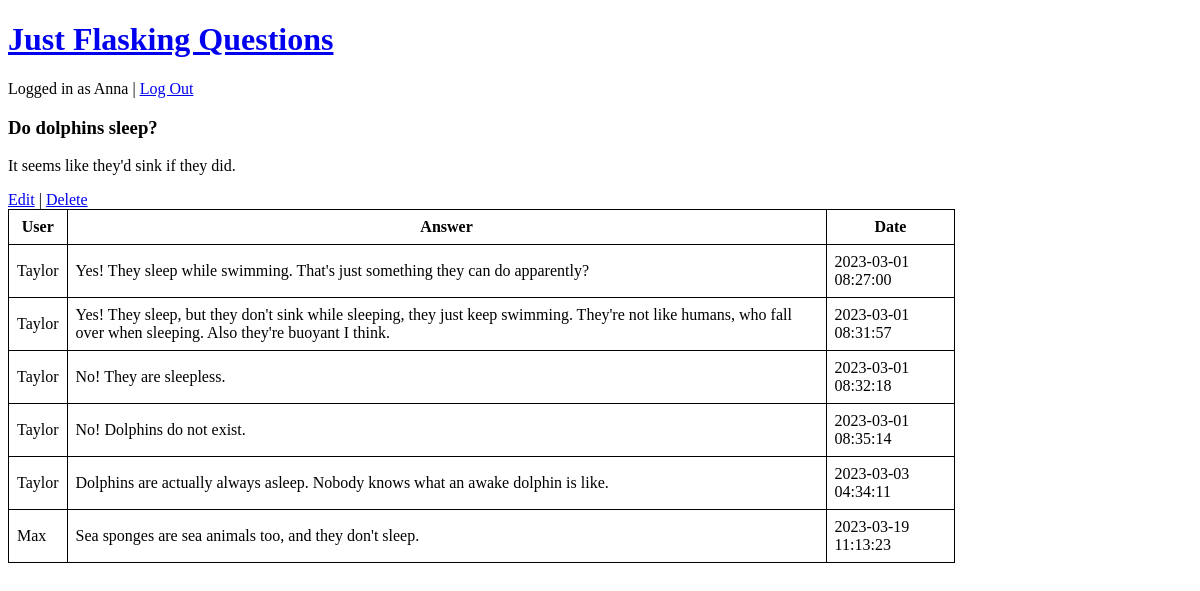
The app's page /questions/1 (signed in), older data.
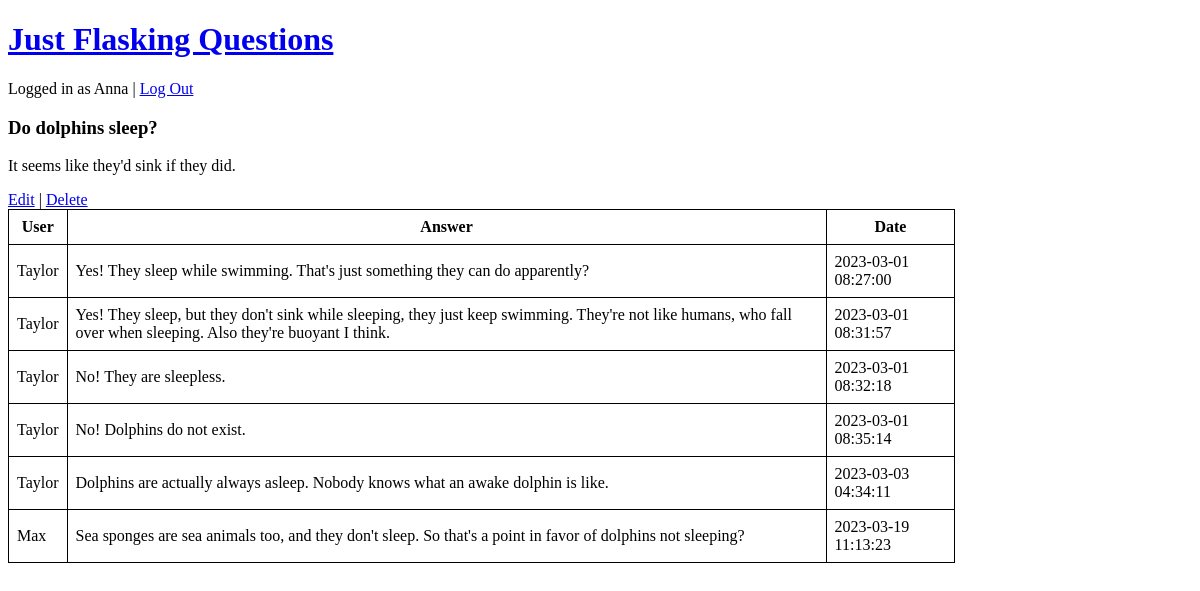
The same page, newer data.
### app.py (models this page shows, shortened)
class Answer(db.Model):
    __tablename__ = 'answers'
    id = db.Column(db.Integer, primary_key = True)
    user_id = db.Column(db.Integer, db.ForeignKey('users.id'))
    question_id = db.Column(db.Integer, db.ForeignKey('questions.id'))
    content = db.Column(db.String)
    created_on = db.Column(db.DateTime, server_default=db.func.now())
    updated_on = db.Column(db.DateTime, server_default=db.func.now(), server_onupdate=db.func.now())

class User(db.Model):
    __tablename__ = 'users'
    id = db.Column(db.Integer, primary_key = True)
    username = db.Column(db.String, unique = True)
    password = db.Column(db.String(80))
    questions = db.relationship('Question', backref = 'user')
    answers = db.relationship('Answer', backref = 'user')
    created_on = db.Column(db.DateTime, server_default=db.func.now())
    updated_on = db.Column(db.DateTime, server_default=db.func.now(), server_onupdate=db.func.now())
    @classmethod
    def find_by_username(self, username):
        return User.query.filter_by(username=username).first()
    @classmethod
    def current_user(self, session):
        return User.find_by_username(session['username'])

### app.py (the view)
@app.route('/questions/<int:question_id>')
def question(question_id):
    question = Question.query.get(question_id)
    answers = question.answers
    current_user = User.current_user(session)
    return render_template('questions/show.html', question = question, answers = answers, current_user = current_user)

### templates/questions/show.html (shortened to what this page needs)
{% extends 'layout.html' %}
{% block body %}
<h3>{{ question.title }}</h3>
<p>{{ question.content }}</p>
{% if current_user == question.user %}
<a href={{url_for('edit_question', question_id = question.id)}}>Edit</a> | <a href={{url_for('delete_question', question_id = question.id)}}>Delete</a>
{% else %}
<p><a href={{url_for('new_answer', question_id=question.id)}}>Submit an answer</a></p>
{% endif %}
{% if answers %}
<table>
    <tr>
        <th>User</th>
        <th>Answer</th>
        <th>Date</th>
    </tr>
    {% for answer in answers %}
        <tr>
            <td>{{ answer.user.username }}
            </td>
            <td>{{ answer.content }}</td>
            <td>{{ answer.created_on }}</td>
        </tr>
    {% endfor %}
</table>
{% endif %}
{% endblock %}

Row changes from the older to the newer data that the page shows:
changed Answer "Max": content "Sea sponges are sea animals too, and they don't sleep." → "Sea sponges are sea animals too, and they don't sleep. So that's a point in favor of dolphins not sleeping?"
